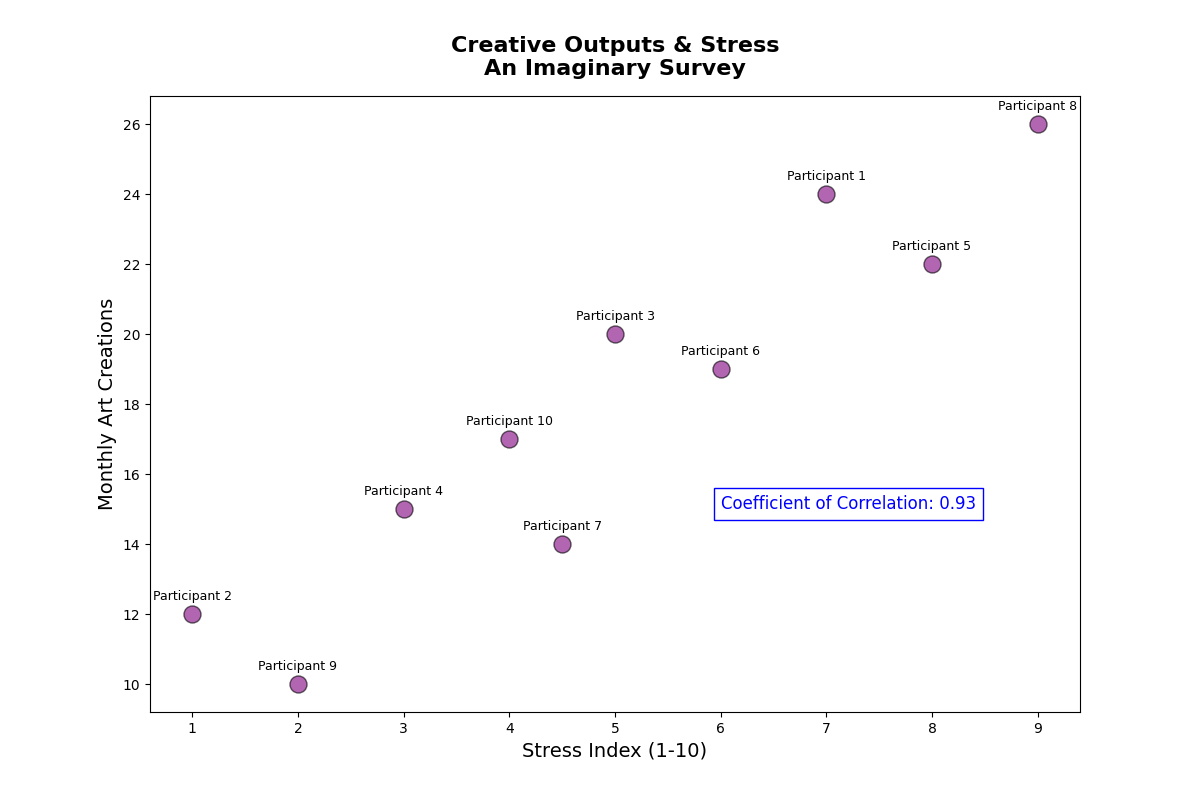

Write Python code to recreate this figure.
import matplotlib.pyplot as plt
import numpy as np
from scipy.stats import pearsonr

# Data inputs (manually shuffled)
stress_levels = np.array([7, 1, 5, 3, 8, 6, 4.5, 9, 2, 4])
artworks_produced = np.array([24, 12, 20, 15, 22, 19, 14, 26, 10, 17])

# Calculate correlation
corr_coefficient, _ = pearsonr(stress_levels, artworks_produced)
corr_text = f"Coefficient of Correlation: {corr_coefficient:.2f}"

plt.figure(figsize=(12, 8))

# Scatter plot
plt.scatter(stress_levels, artworks_produced, color='purple', s=150, alpha=0.6, edgecolor='black')

# Title and labels
plt.title("Creative Outputs & Stress\nAn Imaginary Survey", fontsize=16, fontweight='bold', pad=15)
plt.xlabel("Stress Index (1-10)", fontsize=14)
plt.ylabel("Monthly Art Creations", fontsize=14)

# Annotate points
for i, txt in enumerate(range(1, 11)):
    plt.annotate(f"Participant {txt}", (stress_levels[i], artworks_produced[i]), textcoords="offset points", xytext=(0, 10), ha='center', fontsize=9)

# Adding the correlation text on plot
plt.text(6, 15, corr_text, fontsize=12, color='blue', bbox=dict(facecolor='white', edgecolor='blue', pad=5.0))

# Display the plot
plt.show()
